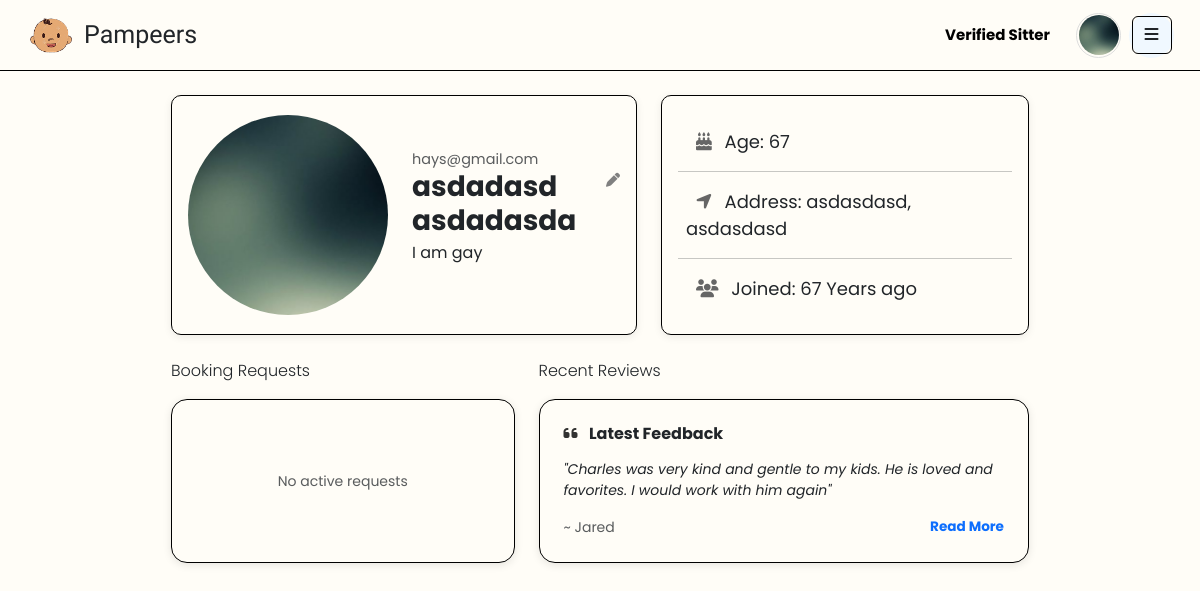
Screenshot of /public/profile.php (signed in) with the database file from the repository.
### tables this page shows
CREATE TABLE `users` (
  `id` int(11) NOT NULL,
  `uuid` char(36) NOT NULL,
  `firstName` varchar(100) NOT NULL,
  `middleName` varchar(100) DEFAULT NULL,
  `lastName` varchar(100) NOT NULL,
  `bio` text DEFAULT NULL,
  `suffix` varchar(10) DEFAULT NULL,
  `birthDate` date NOT NULL,
  `sex` enum('male','female','other') NOT NULL,
  `role` enum('guardian','sitter','admin') NOT NULL DEFAULT 'guardian',
  `contactNumber` varchar(20) NOT NULL,
  `emailAddress` varchar(150) NOT NULL,
  `username` varchar(100) NOT NULL,
  `password` varchar(255) NOT NULL,
  `streetAddress` varchar(255) NOT NULL,
  `barangay` varchar(255) NOT NULL,
  `cityMunicipality` varchar(255) NOT NULL,
  `province` varchar(255) NOT NULL,
  `country` varchar(255) NOT NULL,
  `zipCode` char(10) NOT NULL,
  `dateCreated` timestamp NOT NULL DEFAULT current_timestamp(),
  `profilePic` varchar(255) NOT NULL DEFAULT 'default.jpg',
  `isActive` tinyint(1) NOT NULL DEFAULT 1,
  `deactivatedAt` datetime DEFAULT NULL,
  `deletedAt` datetime DEFAULT NULL,
  `createdAt` datetime DEFAULT current_timestamp()
);

### app/helpers/sitter.php (called while the page is built, shortened)
<?php
function getSitter(mysqli $conn, int $userId) {
    $stmt = $conn->prepare("
        SELECT s.*, u.*
        FROM sitters s
        JOIN users u ON s.userID = u.id
        WHERE u.id = ?
        LIMIT 1
    ");
    $stmt->bind_param("i", $userId);
    $stmt->execute();
    return $stmt->get_result()->fetch_assoc();
}

### public/profile.php (the view, shortened to what this page needs)
<?php
require_once __DIR__ . '/../app/config/config.php';
require_once __DIR__ . '/../app/helpers/sitter.php';
$userId = $_SESSION['user_id'] ?? null;
$stmt = $conn->prepare("SELECT * FROM users WHERE id = ? LIMIT 1");
$stmt->bind_param("i", $userId);
$stmt->execute();
$user = $stmt->get_result()->fetch_assoc() ?? [];
$profilePic = $user['profilePic'] ?? 'default.jpg';
$emailAddress      = $user['emailAddress'] ?? 'No email set';
$fullName   = trim(($user['firstName'] ?? '') . ' ' . ($user['lastName'] ?? ''));
$bio        = $user['bio'] ?? '';
$location   = trim(($user['cityMunicipality'] ?? '') . ', ' . ($user['province'] ?? ''));
$sitterData = getSitter($conn, $userId);
$isSitter = !empty($sitterData);
$verificationStatus = $sitterData['verificationStatus'] ?? null;
$bookings = [];
?>
<!DOCTYPE html>
<html lang="en">
<head>
    <link href="https://cdnjs.cloudflare.com/ajax/libs/font-awesome/6.5.1/css/all.min.css" rel="stylesheet">
    <link href="https://cdn.jsdelivr.net/npm/bootstrap@5.3.3/dist/css/bootstrap.min.css" rel="stylesheet">
    <link rel="stylesheet" href="/Pampeers/public/css/guardianProfile.css">
</head>
<body>
<header class="sticky-top custom-header">
    <div class="nav-container d-flex align-items-center justify-content-between px-3">
        <div class="d-flex d-none d-md-flex align-items-center gap-2">
            <a href="/Pampeers/public/guardian/guardianDashboard.php">
                <img src="/Pampeers/app/uploads/pampeerlogo.png" class="logo-img" alt="Pampeers Logo">
            </a>
            <p class="brand m-0">Pampeers</p>
        </div>
        <div class="right-side-p d-flex align-items-center justify-content-end gap-3">
            <?php if ($isSitter): ?>
                <?php if ($verificationStatus === 'verified'): ?>
                    <a href="/Pampeers/public/sitter/sitterDashboard.php" class="signup-btn">
                        Verified Sitter
                    </a>
                <?php elseif ($verificationStatus === 'pending'): ?>
                    <span class="btn btn-secondary btn-sm disabled">
                        Sitter Pending
                    </span>
                <?php else: ?>
                    <span class="btn btn-danger btn-sm disabled">
                        Not Verified
                    </span>
                <?php endif; ?>
            <?php endif; ?>
            <div class="nav-btn d-flex gap-2">
                <a href="profile.php" class="text-decoration-none">
                    <div class="profile-wrapper">
                        <img src="/Pampeers/app/uploads/profiles/<?= htmlspecialchars($profilePic); ?>" class="profile-img" alt="Profile" style="width:40px; height:40px; border-radius:50%; object-fit:cover;">
                    </div>
                </a>
                <div class="dropdown">
                    <button class="btn" type="button" data-bs-toggle="dropdown" data-bs-offset="0,15" =aria-expanded="false">
                        <i class="fa-solid fa-bars"></i>
                    </button>
                </div>
            </div>
        </div>
    </div>
</header>
<main class="container-fluid-lg mt-4 px-4 pb-5">
    <div class="row justify-content-center gx-4 mb-4">
        <div class="col-lg-5 col-md-6 col-sm-12 mb-3 mb-lg-0">
            <div class="profile-card d-flex flex-column flex-md-row gap-4 p-3 h-100">
                <img src="/Pampeers/app/uploads/profiles/<?= htmlspecialchars($profilePic) ?>"
                     alt="Profile Picture" class="profile-img">
                <div class="d-flex flex-column justify-content-center">
                    <div>
                        <p class="text-muted m-0" style="font-size: 0.9rem;"><?= htmlspecialchars($emailAddress) ?></p>
                        <div class="d-flex align-items-center gap-2">
                            <h4 class="mb-1"><?= htmlspecialchars($fullName) ?></h4>
                            <a href="/Pampeers/public/editProfile.php" class="edit-icon">
                                <i class="fa-solid fa-pen"></i>
                            </a>
                        </div>
                        <p class="mb-3"><?= !empty($bio) ? htmlspecialchars($bio) : 'Bio place here' ?></p>
                    </div>
                </div>
            </div>
        </div>
        <div class="col-lg-4 col-md-6 col-sm-12">
            <div class="details-card d-flex p-3 h-100">
                <div class="d-flex flex-column justify-content-center w-100">
                    <p class="m-2 py-2"><i class="fa-solid fa-cake-candles me-2"></i> Age: 67</p>
                    <hr class="m-0">
                    <p class="m-2 py-2"><i class="fa-solid fa-location-arrow me-2"></i> Address: <?= htmlspecialchars($location) ?></p>
                    <hr class="m-0">
                    <p class="m-2 py-2"><i class="fa-solid fa-users me-2"></i> Joined: 67 Years ago</p>
                </div>
            </div>
        </div>
    </div>
    <div class="row justify-content-center profile-content-row mb-5">
        <div class="col-lg-9">
            <div class="row gx-4">
                <div class="col-lg-5 col-md-6 mb-4 d-flex flex-column">
                    <div class="d-flex justify-content-between align-items-center mb-3 booking-header">
                        <p class="m-0 fw-light">Booking Requests</p>
                    </div>
                    <div class="flex-grow-1">
                        <?php if ($isSitter && $verificationStatus === 'verified'): ?>
                            <?php if (empty($bookings)): ?>
                                <div class="card p-4 text-center rounded-4 h-100 d-flex align-items-center justify-content-center">
                                    <small class="text-muted">No active requests</small>
                                </div>
                            <?php endif; ?>
                        <?php else: ?>
                            <div class="p-4 text-center border rounded-4 bg-light h-100 d-flex align-items-center justify-content-center">
                                <i class="fa-solid fa-shield-cat text-muted opacity-25 fa-3x"></i>
                            </div>
                        <?php endif; ?>
                    </div>
                </div>
                <div class="col-lg-7 col-md-6 mb-4 d-flex flex-column">
                    <div class="d-flex justify-content-between align-items-center mb-3">
                        <p class="m-0 fw-light">Recent Reviews</p>
                    </div>
                    <div class="card p-4 rounded-4 flex-grow-1">
                        <div class="d-flex flex-column h-100">
                            <h6 class="fw-bold mb-3">
                                <i class="fa-solid fa-quote-left review-quote-icon me-2"></i>
                                Latest Feedback
                            </h6>
                            <p class="mb-3 fst-italic small">
                                "Charles was very kind and gentle to my kids. He is loved and favorites. I would work with him again"
                            </p>
                            <div class="mt-auto d-flex justify-content-between align-items-center">
                                <span class="text-muted small">~ Jared</span>
                                <a href="#" class="see-all-text text-decoration-none fw-bold">Read More</a>
                            </div>
                        </div>
                    </div>
                </div>
            </div>
        </div>
    </div>
</main>
</body>
</html>

### public/css/guardianProfile.css (style rules this page uses)
body { background: #FFFDF7; font-family: 'Poppins', sans-serif; margin: 0; }
.custom-header { background: #FFFDF7; border-bottom: 1px solid #000; padding: 10px; }
.logo-img { width: 50px; height: 50px; }
.brand { font-size: 25px; font-family: 'Ribeye', cursive; margin: 0; }
.profile-wrapper { width: 45px; height: 45px; border-radius: 50%; overflow: hidden; display: flex; align-items: center; justify-content: center; border: 1px solid #ddd; }
.profile-img { width: 100%; height: 100%; object-fit: cover; }
.dropdown { width: 45px; height: 45px; border-radius: 50%; background-color: #F0F8FF; display: flex; justify-content: center; align-items: center; }
.signup-btn { font-size: 15px; font-weight: bold; color: black; background-color: transparent; text-decoration: none; padding: 6px 10px; border: 0px; border-radius: 20px; transition: 0.2s ease; }
.profile-card { display: flex; align-items: center; background: #FFFDF7; box-shadow: 0 2px 8px rgba(0,0,0,0.08); border: 1px solid black; border-radius: 10px; padding: 20px; transition: box-shadow 0.2s ease; }
.profile-card img { width:200px; height:200px; border-radius:50%; object-fit:cover; }
.edit-icon { align-self: flex-start; color: grey; font-size: 14px; cursor: pointer; transition: transform 0.2s; }
.details-card { display: flex; align-items: center; border: 1px solid black; box-shadow: 0 2px 8px rgba(0,0,0,0.08); border-radius: 10px; padding: 20px; transition: box-shadow 0.2s ease; }
.profile-card h4 { font-size: 28px; font-weight: bold; margin-bottom: 5px; }
.details-card p { font-size: 18px; margin-bottom: 20px ; justify-content: flex-start; }
.details-card i { margin-left: 10px; color: #666; }
.card { border: #000 solid 1px; box-shadow: 0 2px 8px rgba(0,0,0,0.1); background-color: #FFFDF7; }
.btn { border: #000 solid 1px; }
.review-quote-icon { color: black; opacity: 0.8; }
.see-all-text { text-decoration: none; font-size: 0.85rem; }

### rows the page displays
users: profilePic (picture), emailAddress "hays@gmail.com", fullName "asdadasd asdadasda", bio "I am gay", location "asdasdasd, asdasdasd"
